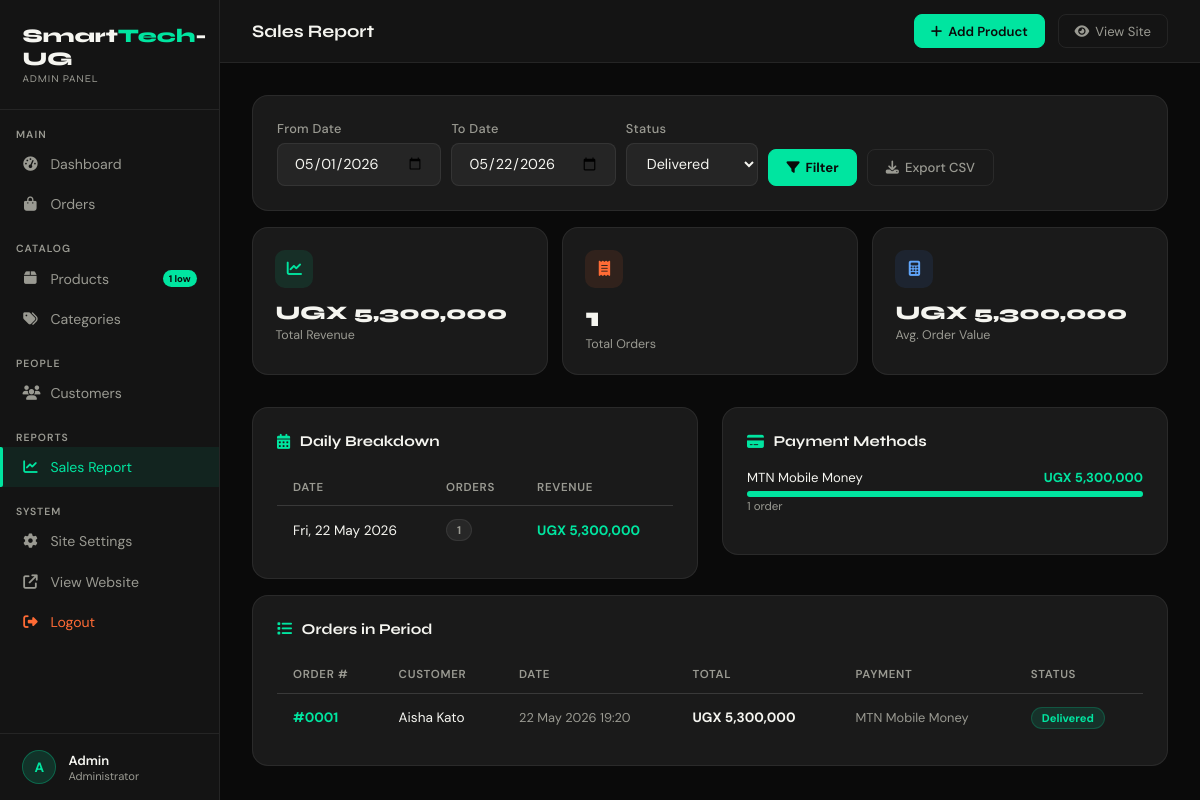
Screenshot of /admin/reports.php (signed in) with the database file from the repository.
### tables this page shows
CREATE TABLE orders (
  id INT AUTO_INCREMENT PRIMARY KEY,
  user_id INT NOT NULL,
  total DECIMAL(12,2) NOT NULL,
  status ENUM('pending','processing','shipped','delivered','cancelled') DEFAULT 'pending',
  payment_method VARCHAR(50) DEFAULT 'Mobile Money',
  delivery_address TEXT,
  notes TEXT,
  created_at TIMESTAMP DEFAULT CURRENT_TIMESTAMP,
  FOREIGN KEY (user_id) REFERENCES users(id) ON DELETE CASCADE
);

CREATE TABLE users (
  id INT AUTO_INCREMENT PRIMARY KEY,
  name VARCHAR(100) NOT NULL,
  email VARCHAR(150) NOT NULL UNIQUE,
  password VARCHAR(255) NOT NULL,
  phone VARCHAR(20),
  address TEXT,
  role ENUM('customer','admin') DEFAULT 'customer',
  created_at TIMESTAMP DEFAULT CURRENT_TIMESTAMP
);

### includes/config.php (called while the page is built, shortened)
<?php
function formatPrice($amount){
    return CURRENCY . number_format((float)$amount, 0, '.', ',');
}
function sanitize($conn, $val){
    return $conn->real_escape_string(trim($val));
}
?>

### admin/reports.php (the view, shortened to what this page needs)
<?php
require_once '../includes/config.php';
include 'admin_layout.php';
$dateFrom = sanitize($conn,$_GET['from'] ?? date('Y-m-01'));
$dateTo   = sanitize($conn,$_GET['to']   ?? date('Y-m-d'));
$statusF  = sanitize($conn,$_GET['status'] ?? 'delivered');
$where = "o.created_at BETWEEN '$dateFrom 00:00:00' AND '$dateTo 23:59:59'";
if($statusF && $statusF !== 'all') $where .= " AND o.status='$statusF'";
$orders = $conn->query("SELECT o.*,u.name as uname,u.email,u.phone FROM orders o JOIN users u ON o.user_id=u.id WHERE $where ORDER BY o.created_at DESC")->fetch_all(MYSQLI_ASSOC);
$totalRev   = array_sum(array_column($orders,'total'));
$totalCount = count($orders);
$avgOrder   = $totalCount ? $totalRev / $totalCount : 0;
$daily = $conn->query("SELECT DATE(o.created_at) as day, COUNT(*) as cnt, SUM(o.total) as rev FROM orders o WHERE $where GROUP BY DATE(o.created_at) ORDER BY day DESC LIMIT 30")->fetch_all(MYSQLI_ASSOC);
$payBreak = $conn->query("SELECT payment_method, COUNT(*) as cnt, SUM(total) as rev FROM orders o WHERE $where GROUP BY payment_method ORDER BY rev DESC")->fetch_all(MYSQLI_ASSOC);
$sc = ['pending'=>'badge-gray','processing'=>'badge-blue','shipped'=>'badge-orange','delivered'=>'badge-green','cancelled'=>'badge-orange'];
?>
<div class="card mb-2">
  <form method="GET" style="display:flex;gap:10px;align-items:flex-end;flex-wrap:wrap">
    <div class="form-group" style="margin:0">
      <label class="form-label">From Date</label>
      <input type="date" name="from" value="<?= $dateFrom ?>" class="form-control" style="border-radius:8px"/>
    </div>
    <div class="form-group" style="margin:0">
      <label class="form-label">To Date</label>
      <input type="date" name="to" value="<?= $dateTo ?>" class="form-control" style="border-radius:8px"/>
    </div>
    <div class="form-group" style="margin:0">
      <label class="form-label">Status</label>
      <select name="status" class="form-control" style="border-radius:8px;width:auto">
        <?php foreach(['pending','processing','shipped','delivered','cancelled'] as $s): ?>
        <option value="<?= $s ?>" <?= $statusF===$s?'selected':'' ?>><?= ucfirst($s) ?></option>
        <?php endforeach; ?>
      </select>
    </div>
    <button class="btn btn-primary"><i class="fa-solid fa-filter"></i> Filter</button>
    <a href="reports.php?<?= http_build_query(array_merge($_GET,['export'=>1])) ?>" class="btn btn-outline"><i class="fa-solid fa-download"></i> Export CSV</a>
  </form>
</div>
<div class="stats-row">
  <div class="stat-card"><div class="stat-card-top"><div class="stat-icon"><i class="fa-solid fa-chart-line"></i></div></div><div class="stat-num" style="font-size:1.2rem"><?= formatPrice($totalRev) ?></div><div class="stat-label">Total Revenue</div></div>
  <div class="stat-card"><div class="stat-card-top"><div class="stat-icon orange"><i class="fa-solid fa-receipt"></i></div></div><div class="stat-num"><?= $totalCount ?></div><div class="stat-label">Total Orders</div></div>
  <div class="stat-card"><div class="stat-card-top"><div class="stat-icon blue"><i class="fa-solid fa-calculator"></i></div></div><div class="stat-num" style="font-size:1.2rem"><?= formatPrice($avgOrder) ?></div><div class="stat-label">Avg. Order Value</div></div>
</div>
<div class="grid-2 mb-2" style="align-items:start">
  <div class="card">
    <div class="card-title"><i class="fa-solid fa-calendar-days"></i> Daily Breakdown</div>
    <?php if(empty($daily)): ?>
    <p class="text-muted" style="font-size:.85rem">No orders in this period.</p>
    <?php else: ?>
    <div class="table-wrap" style="max-height:320px;overflow-y:auto">
      <table class="data-table">
        <thead><tr><th>Date</th><th>Orders</th><th>Revenue</th></tr></thead>
        <tbody>
        <?php foreach($daily as $d): ?>
          <tr>
            <td><?= date('D, d M Y',strtotime($d['day'])) ?></td>
            <td><span class="badge badge-gray"><?= $d['cnt'] ?></span></td>
            <td><strong class="text-accent"><?= formatPrice($d['rev']) ?></strong></td>
          </tr>
        <?php endforeach; ?>
        </tbody>
      </table>
    </div>
    <?php endif; ?>
  </div>
  <div class="card">
    <div class="card-title"><i class="fa-solid fa-credit-card"></i> Payment Methods</div>
    <?php if(empty($payBreak)): ?>
    <p class="text-muted" style="font-size:.85rem">No data.</p>
    <?php else: $maxRev=max(array_column($payBreak,'rev'))?:1; foreach($payBreak as $pm): $w=round(($pm['rev']/$maxRev)*100); ?>
    <div style="margin-bottom:1rem">
      <div style="display:flex;justify-content:space-between;font-size:.82rem;margin-bottom:.3rem">
        <span><?= htmlspecialchars($pm['payment_method']) ?></span>
        <span class="text-accent fw-bold"><?= formatPrice($pm['rev']) ?></span>
      </div>
      <div style="height:6px;background:rgba(255,255,255,.07);border-radius:3px">
        <div style="height:100%;width:<?= $w ?>%;background:var(--accent);border-radius:3px;transition:width .5s"></div>
      </div>
      <div class="text-muted" style="font-size:.72rem;margin-top:2px"><?= $pm['cnt'] ?> order<?= $pm['cnt']!=1?'s':'' ?></div>
    </div>
    <?php endforeach; endif; ?>
  </div>
</div>
<div class="card">
  <div class="card-title"><i class="fa-solid fa-list"></i> Orders in Period</div>
  <?php if(empty($orders)): ?>
  <p class="text-muted">No orders found for this period and status.</p>
  <?php else: ?>
  <div class="table-wrap">
    <table class="data-table">
      <thead><tr><th>Order #</th><th>Customer</th><th>Date</th><th>Total</th><th>Payment</th><th>Status</th></tr></thead>
      <tbody>
      <?php foreach($orders as $o): ?>
        <tr>
          <td><strong class="text-accent">#<?= str_pad($o['id'],4,'0',STR_PAD_LEFT) ?></strong></td>
          <td><?= htmlspecialchars($o['uname']) ?></td>
          <td class="text-muted" style="font-size:.8rem"><?= date('d M Y H:i',strtotime($o['created_at'])) ?></td>
          <td><strong><?= formatPrice($o['total']) ?></strong></td>
          <td class="text-muted" style="font-size:.8rem"><?= htmlspecialchars($o['payment_method']) ?></td>
          <td><span class="badge <?= $sc[$o['status']] ?>"><?= ucfirst($o['status']) ?></span></td>
        </tr>
      <?php endforeach; ?>
      </tbody>
    </table>
  </div>
  <?php endif; ?>
</div>
<?php include 'admin_footer.php'; ?>

### admin/admin_layout.php (style rules this page uses)
*,*::before,*::after { box-sizing:border-box;margin:0;padding:0 }
:root { --black:#0a0a0a;--white:#f5f5f0;--accent:#00e5a0;--accent2:#ff6b35; --mid:#141414;--card:#1a1a1a;--text:#9a9a92;--border:rgba(255,255,255,0.07); --sidebar:220px;--font-head:'Syne',sans-serif;--font-body:'DM Sans',sans-serif; }
html { scroll-behavior:smooth }
body { background:var(--black);color:var(--white);font-family:var(--font-body);font-size:15px;display:flex;min-height:100vh }
a { text-decoration:none;color:inherit }
.stats-row { display:grid;grid-template-columns:repeat(auto-fit,minmax(180px,1fr));gap:14px;margin-bottom:2rem }
.stat-card { background:var(--card);border:1px solid var(--border);border-radius:16px;padding:1.4rem;transition:border-color .2s }
.stat-card-top { display:flex;justify-content:space-between;align-items:center;margin-bottom:.8rem }
.stat-icon { width:38px;height:38px;border-radius:10px;background:rgba(0,229,160,.1);display:flex;align-items:center;justify-content:center;color:var(--accent);font-size:.95rem }
.stat-icon.orange { background:rgba(255,107,53,.1);color:var(--accent2) }
.stat-icon.blue { background:rgba(59,130,246,.1);color:#60a5fa }
.stat-num { font-family:var(--font-head);font-size:1.7rem;font-weight:800;margin-bottom:.2rem }
.stat-label { font-size:.78rem;color:var(--text) }
.card { background:var(--card);border:1px solid var(--border);border-radius:16px;padding:1.5rem }
.card-title { font-family:var(--font-head);font-weight:700;margin-bottom:1.2rem;display:flex;align-items:center;gap:.6rem }
.card-title i { color:var(--accent) }
.table-wrap { overflow-x:auto }
.data-table { width:100%;border-collapse:collapse;font-size:.85rem }
.data-table th { color:var(--text);font-weight:600;padding:.65rem 1rem;text-align:left;border-bottom:1px solid var(--border);font-size:.72rem;letter-spacing:.06em;text-transform:uppercase;white-space:nowrap }
.data-table td { padding:.8rem 1rem;border-bottom:1px solid var(--border);vertical-align:middle }
.data-table tr:last-child td { border-bottom:none }
.form-group { margin-bottom:1.1rem }
.form-label { display:block;font-size:.8rem;font-weight:500;color:var(--text);margin-bottom:.35rem;letter-spacing:.02em }
.form-control { width:100%;background:rgba(255,255,255,.05);border:1px solid var(--border);color:var(--white);padding:.65rem 1rem;border-radius:10px;font-family:var(--font-body);font-size:.9rem;outline:none;transition:border-color .2s }
.form-control::placeholder { color:var(--text) }
select.form-control option { background:#1a1a1a }
.badge { display:inline-flex;align-items:center;gap:4px;padding:3px 10px;border-radius:50px;font-size:.7rem;font-weight:700;white-space:nowrap }
.badge-green { background:rgba(0,229,160,.12);color:var(--accent);border:1px solid rgba(0,229,160,.2) }
.badge-gray { background:rgba(255,255,255,.06);color:var(--text);border:1px solid var(--border) }
.btn { display:inline-flex;align-items:center;gap:6px;padding:.55rem 1.1rem;border-radius:8px;font-family:var(--font-body);font-size:.82rem;cursor:pointer;border:1px solid transparent;transition:all .2s;font-weight:500 }
.btn-primary { background:var(--accent);color:var(--black);border-color:var(--accent);font-weight:700 }
.btn-outline { background:transparent;color:var(--text);border-color:var(--border) }
.text-accent { color:var(--accent) }
.text-muted { color:var(--text) }
.fw-bold { font-weight:700 }
.grid-2 { display:grid;grid-template-columns:1fr 1fr;gap:1.5rem }
.mb-2 { margin-bottom:1rem }

### rows the page displays
orders: id "0001", user.name "Aisha Kato", created_at "22 May 2026 19:20", total "UGX 5,300,000", payment_method "MTN Mobile Money", status "Delivered"

### other values shown
$lowStock "1"
substr($_SESSION['name'],0,1) "A"
explode(' ',$_SESSION['name'])[0] "Admin"
$pageTitle "Sales Report"
formatPrice($totalRev) "UGX 5,300,000"
$totalCount "1"
formatPrice($avgOrder) "UGX 5,300,000"
date('D, d M Y',strtotime($d['day'])) "Fri, 22 May 2026"
$d['cnt'] "1"
formatPrice($d['rev']) "UGX 5,300,000"
$pm['payment_method'] "MTN Mobile Money"
formatPrice($pm['rev']) "UGX 5,300,000"
$pm['cnt'] "1"
form field status "Delivered"
